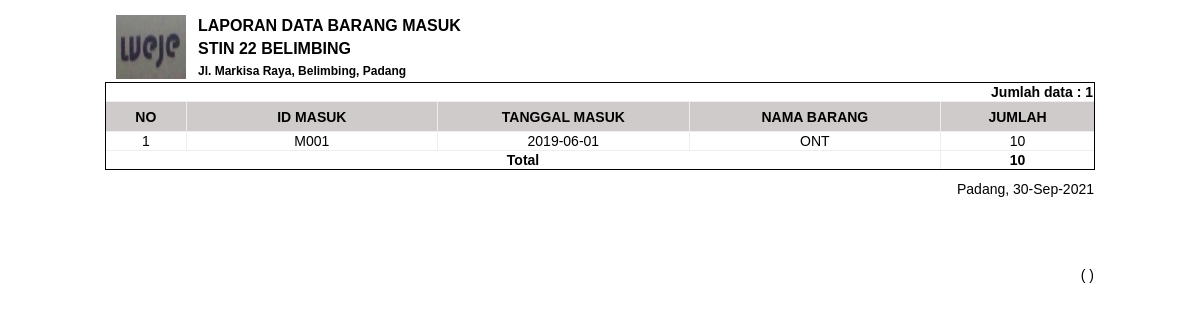
Screenshot of /index.php/laporan/lap_barangmasuk with the database file from the repository.
### tables this page shows
CREATE TABLE `barangmasuk_detail` (
  `d_id` int(11) NOT NULL AUTO_INCREMENT,
  `d_idmasuk` char(7) DEFAULT NULL,
  `d_barang` char(7) DEFAULT NULL,
  `d_jumlah` int(11) DEFAULT NULL,
  PRIMARY KEY (`d_id`),
  KEY `d_idmasuk` (`d_idmasuk`),
  CONSTRAINT `barangmasuk_detail_ibfk_1` FOREIGN KEY (`d_idmasuk`) REFERENCES `barangmasuk` (`idmasuk`) ON UPDATE CASCADE
);

CREATE TABLE `barangmasuk` (
  `idmasuk` char(7) NOT NULL,
  `tanggalmasuk` date DEFAULT NULL,
  PRIMARY KEY (`idmasuk`)
);

CREATE TABLE `barang` (
  `kodebarang` char(7) NOT NULL,
  `namabarang` varchar(100) DEFAULT NULL,
  `typebarang` varchar(100) DEFAULT NULL,
  `stok` int(11) DEFAULT NULL,
  PRIMARY KEY (`kodebarang`)
);

### application/controllers/laporan.php (called while the page is built, shortened)
<?php defined('BASEPATH') or exit('No direct script acces allowed');
class Laporan extends CI_Controller {
public function __construct() {
        $this->load->library(array('form_validation', 'session'));
        $this->load->model('Modellaporan');
}
function lap_barangmasuk(){
		$data['title']='Laporan barang masuk';
		$data['data']=$this->Modellaporan->lap_barangmasuk();
		$this->load->view('laporan/laporan_barangmasuk',$data);
}
}

### index.php (called while the page is built, shortened)
<?php
require_once BASEPATH.'core/CodeIgniter.php';

### application/models/Modellaporan.php (called while the page is built, shortened)
<?php
class Modellaporan extends CI_Model {
    function lap_barangmasuk()
	{
        $hs1=$this->db->query(" SELECT d_idmasuk,tanggalmasuk ,d_barang,namabarang,typebarang,d_jumlah FROM barangmasuk_detail JOIN barangmasuk JOIN barang ON d_barang=kodebarang
AND d_idmasuk=idmasuk");
		return $hs1;
    }
}
?>

### application/views/laporan/laporan_barangmasuk.php (the view, shortened to what this page needs)
<html lang="en" moznomarginboxes mozdisallowselectionprint>
<head>
    <link rel="stylesheet" href="<?php echo base_url('css/laporan.css')?>"/>
</head>
<body onload="window.print()">
<div id="laporan">
<table border="0" align="center" style="width:990px;margin-top:5px;border:none;margin-bottom:0px;font-weight: bold;font-size: 16px">
<tr><td rowspan="3" align="center" style="width: 90px"><img src="<?php echo base_url().'images/IMG_20181115_084856.jpg'?>" height="64" width="70"></td>
    <td>LAPORAN DATA BARANG MASUK</td>
</tr>
<tr>
    <td >STIN 22 BELIMBING</td>
</tr>
<tr>
    <td style="font-size: 12px;font-weight: italic;">Jl. Markisa Raya, Belimbing, Padang</td>
</tr>
</table>
<table border="0" align="center" style="width:900px;border:none;">
    <tr><th style="text-align:left"></th></tr>
</table>
<table border="1" align="center" style="width:990px;margin-bottom:10px;font-size: 14px">
<thead>
<?php
    $b=$data->num_rows();
?>
<tr>
<th colspan="5" style="text-align:right;" >Jumlah data : <?php echo $b?></th>
</tr>
    <tr style="background-color: #d0cbcb; vertical-align: middle;height: 30px" >
        <th style="width: 30px;" align="center">NO</th>
        <th style="width: 100px">ID MASUK</th>
		<th style="width: 100px">TANGGAL  MASUK</th>
        <th style="width: 100px">NAMA BARANG</th>
        <th style="width: 60px">JUMLAH</th>
    </tr>
</thead>
<tbody>
     <?php $no=0;$totsemua=0;foreach ($data->result_array() as $i)
	 {$no++;     $totsemua = $totsemua + $i['d_jumlah'];?>
    <tr align="center">
        <td style="text-align: center;"><?php echo $no;?></td>
<td><?php echo $i['d_idmasuk'] ?></td>
<td><?php echo $i['tanggalmasuk'] ?></td>
        <td><?php echo $i['namabarang'] ?></td>
        <td><?php echo $i['d_jumlah'] ?></td>
    </tr>
    <?php }?>
	<tr>
<th colspan="4" style="text-align:center;">Total</th>
  <th style="text-align:center;"><?php echo ($totsemua);?></th>
  </tr>
</tbody>
</table>
<table align="center" style="width:990px; border:none;margin-top:5px;margin-bottom:20px;font-size: 14px">
    <tr>
        <td align="right">Padang, <?php echo date('d-M-Y')?></td>
    </tr>
    <tr>
        <td align="right"></td>
    </tr>
    <tr>
    <td><br/><br/><br/><br/></td>
    </tr>
    <tr>
        <td align="right">( <?php echo $this->session->userdata('user');?> )</td>
    </tr>
    <tr>
        <td align="center"></td>
    </tr>
</table>
<table align="center" style="width:800px; border:none;margin-top:5px;margin-bottom:20px;">
    <tr>
        <th><br/><br/></th>
    </tr>
</table>
</div>
</body>
</html>

### css/laporan.css (style rules this page uses)
body { font-family: arial,sans-serif; font-size:18px; margin:3px; }
#laporan { color:black; padding:6px 2px; }
#laporan table { border-collapse:collapse; border: 1px solid; font-size:11px; }
#laporan table th { background:F1E7E8; font-weight:bold; vertical-align:middle; }
#laporan table td { background:c8bfbf; }

### rows the page displays
barangmasuk_detail: d_idmasuk "M001", d_idmasuk.tanggalmasuk "2019-06-01", barang.namabarang "ONT", d_jumlah "10"

### other values shown
$b "1"
$totsemua "10"
